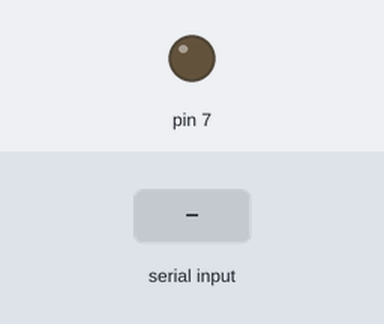
The sketch below on a simulated Arduino Uno, built with avr-gcc and run on an emulated ATmega328P. On the bench: output pins drawn as LEDs (lit = HIGH). Inputs (shaded band) come from the test bench.

Above: at 1.2 s.
1.3 s: "H" received over the second serial link
At 1.9 s:
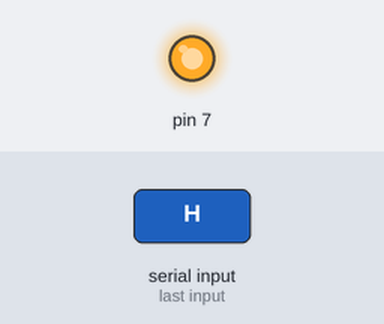
2.8 s: "L" received over the second serial link
At 3.1 s:
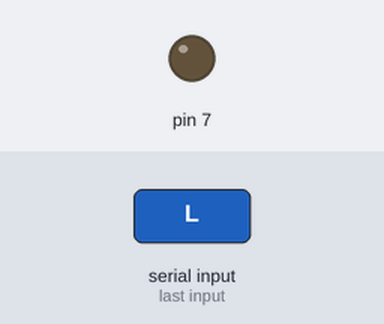
Timing chart, 0 to 5.8 s (numbered marks = the images above; inputs shaded):
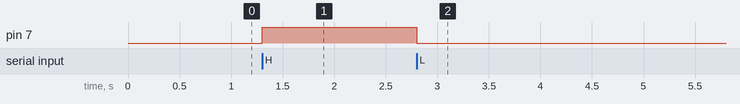

Measured:
- after the input at 1.3 s, pin 7: LOW → HIGH at once
- after the input at 2.8 s, pin 7: HIGH → LOW at once

The sketch:

ModuloBluetooth.ino
```cpp
#include <SoftwareSerial.h>
SoftwareSerial bluetooth(2, 3); // TX RX
int led;

void setup(){
  bluetooth.begin(9600);
  pinMode(7, OUTPUT);
}

void loop(){
  if (bluetooth.available() > 0){
    led = bluetooth.read();
    if (led == 'H'){
      digitalWrite(7, HIGH);
    }
    if (led == 'L'){
      digitalWrite(7, LOW);
    }
  }
}
```
